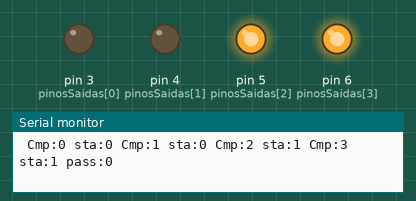
This sketch was run on a simulated Arduino Uno, built with avr-gcc and run on an emulated ATmega328P. Parts: output pins drawn as LEDs (lit = HIGH), the last lines printed to the serial monitor.

Above: at 0.1 s.
At 4.1 s:
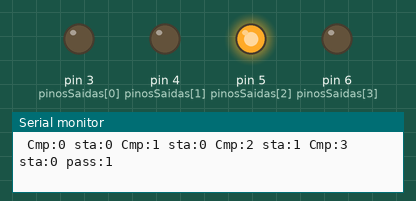
At 8.1 s:
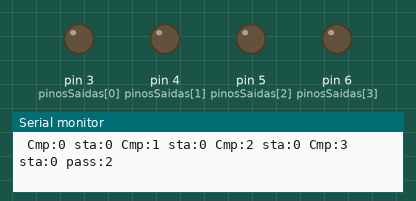
At 16.1 s:
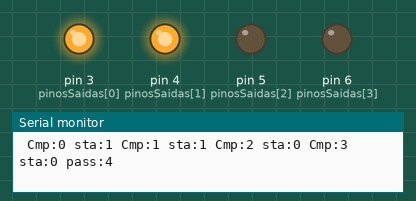
At 24.1 s:
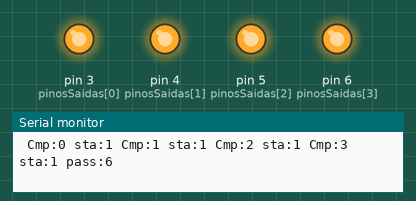
At 36.1 s:
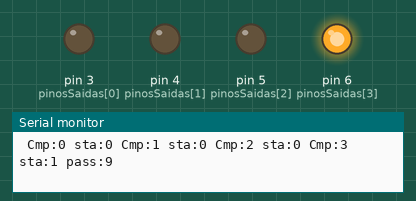
Timing chart, 0 to 37.6 s (numbered marks = the images above):
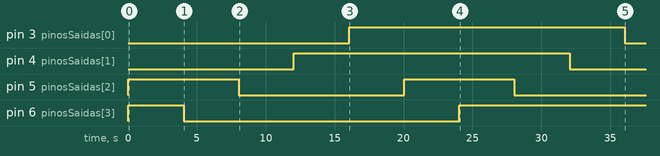

The sketch:

bracoPneumatico.ino
```cpp
//CÓDIGO BRAÇO PNEUMÁTICO - AP ELETROMECÂNICA
//AUTOR: Lucas Eduardo Dias de Oliveira - SENAI CNV
//DATA: 04/10/2023

//ATUALIZADO:
//JUAREZ - 11/10/2023
//CORREÇÃO ORDEM DE EXECUÇÃO TRAJETO-PASSO

  /*Caro programador, quando eu escrevi este código, apenas eu e Deus sabíamos como ele
  deveria funcionar, hoje em dia apenas Deus sabe. Se for necessário fazer alguma alteração
  (que sem dúvidas é necessário), busque ler ele atentamente, toda a documentação e lógica
  está descrita abaixo, além disso, adicione suas horas de trabalho, somente como medida
  de controle para caso algum dia precise. Boa sorte!

   LUCAS: 1h
   JUAREZ: 3h
  */

//ATENÇÃO: LEIA COM ATENÇÃO AS INSTRUÇÕES ABAIXO:


/*ATENÇÃO: MUDE SOMENTE A INSTRUÇÃO LOW/HIGH DE CADA CILINDRO/VENTOSA PARA DEFINIR QUAL DISPOSITIVO SERÁ ACIONADO:
 C1, C2, C3, VT DEVERÃO SER ANALISADO NO PROJETO FISICO PARA DEFINIR EM QUE PASSO ESTARÁ ACIONADO,
 O "TIME" CORRESPONDE AO TEMPO PARA A EXECUÇÃO DO PASSO (TEMPO EM mili segundos).

 Para definir os pinos físicos, basta alimentar o array "byte pinosSaida" (que se encontra abaixo), com as portas físicas
 do arduino, sendo respectivamente (C1, C2, C3, VT).

 O atual programa possui 15 possíveis passos para o braço, porém isso pode ser alterado,
 caso verifique que um desses passos não seja necessário, basta alterar o time correspondente
 ao passo para 0000.

 Para monitorar o que está acontecendo, basta abrir o monitor serial.


*/

//Quantidade de passos e componentes
#define passos 15
#define componentes 5
 //                                         C1    C2    C3    VT   time
int operacao [passos] [componentes] = { {  LOW,  LOW,  HIGH, HIGH, 4000}, //PASSO 0 - ZERO MÁQUINA
                                        {  LOW,  LOW,  HIGH, LOW,  4000}, //PASSO 1
                                        {  LOW,  LOW,  LOW,  LOW,  4000}, //PASSO 2
                                        {  LOW,  HIGH, LOW,  LOW,  4000}, //PASSO 3
                                        {  HIGH, HIGH, LOW,  LOW,  4000}, //PASSO 4
                                        {  HIGH, HIGH, HIGH, LOW,  4000}, //PASSO 5
                                        {  HIGH, HIGH, HIGH, HIGH, 4000}, //PASSO 6
                                        {  HIGH, HIGH, LOW,  HIGH, 4000}, //PASSO 7
                                        {  HIGH, LOW,  LOW,  HIGH, 4000}, //PASSO 8
                                        {  LOW,  LOW,  LOW,  HIGH, 4000}, //PASSO 9
                                        {  LOW,  LOW,  HIGH, HIGH, 4000}, //PASSO 10
                                        {  LOW,  LOW,  LOW,  LOW,  0000}, //PASSO 11
                                        {  LOW,  LOW,  LOW,  LOW,  0000}, //PASSO 12
                                        {  LOW,  LOW,  LOW,  LOW,  0000}, //PASSO 13
                                        {  LOW,  LOW,  LOW,  LOW,  0000}}; //PASSO 14

//                      C1 C2 C3 VT
byte pinosSaidas [4] = { 3, 4, 5, 6};

void setup() {

  //Definir portas como saídas
  for(byte x=0; x<sizeof(pinosSaidas)/sizeof(pinosSaidas[0]);x++){
    pinMode(pinosSaidas[x], OUTPUT);
    digitalWrite(pinosSaidas[x], operacao[0][x]);
    delay(10);
  }

  //Inicializar comunicação serial
  Serial.begin(9600);
}

void loop() {
  //A passagem entre movimentação do braço, é definida através do "time" de cada passo
  for(byte y=0;(y<passos);y++){
    for(byte x=0;x<(componentes-1);x++){
      digitalWrite(pinosSaidas[x],operacao[y][x]);
      Serial.print(" Cmp:" + String(x) + " sta:" + String(operacao[y][x]));
    }
    Serial.print(" pass:" + String(y));
    Serial.print("\n");
    delay(operacao[y][4]);
}
}
```

Measured:
- by itself, pin 3 (pinosSaidas[0]): LOW → HIGH at 16.0 s, → LOW 20.0 s later
- by itself, pin 4 (pinosSaidas[1]): LOW → HIGH at 12.0 s, → LOW 20.0 s later
- by itself, pin 5 (pinosSaidas[2]): HIGH → LOW at 8.0 s, → HIGH 12.0 s later, → LOW 8.0 s later
- by itself, pin 6 (pinosSaidas[3]): HIGH → LOW at 4.0 s, → HIGH 20.0 s later
